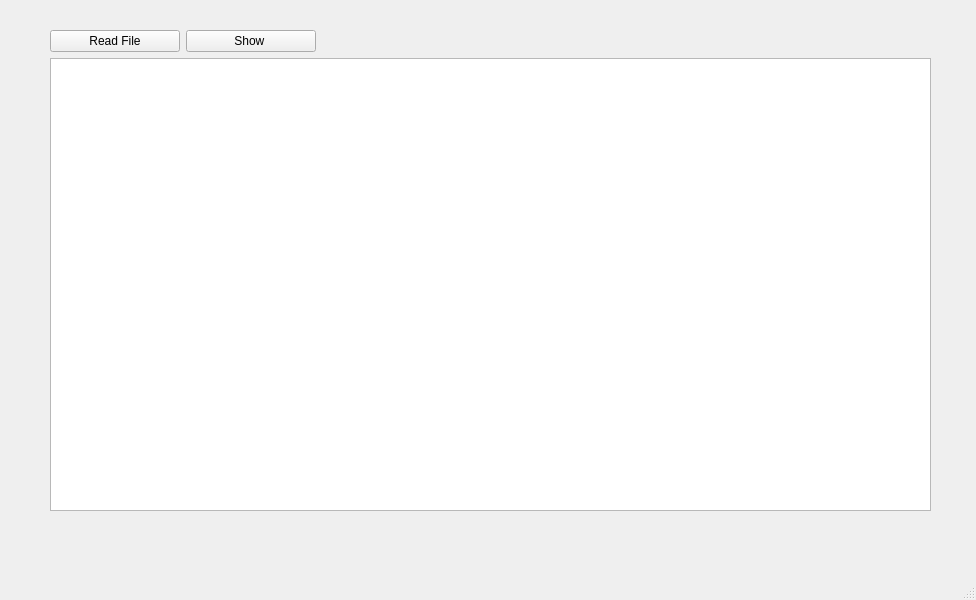
<?xml version="1.0" encoding="UTF-8"?>
<ui version="4.0">
 <class>Menu</class>
 <widget class="QMainWindow" name="Menu">
  <property name="geometry">
   <rect>
    <x>0</x>
    <y>0</y>
    <width>976</width>
    <height>600</height>
   </rect>
  </property>
  <property name="windowTitle">
   <string>Menu</string>
  </property>
  <widget class="QWidget" name="centralwidget">
   <widget class="QWidget" name="layoutWidget">
    <property name="geometry">
     <rect>
      <x>50</x>
      <y>30</y>
      <width>881</width>
      <height>481</height>
     </rect>
    </property>
    <layout class="QVBoxLayout" name="verticalLayout_2">
     <item>
      <layout class="QHBoxLayout" name="horizontalLayout_2">
       <item>
        <widget class="QPushButton" name="readFile">
         <property name="minimumSize">
          <size>
           <width>130</width>
           <height>0</height>
          </size>
         </property>
         <property name="text">
          <string>Read File</string>
         </property>
         <property name="icon">
          <iconset theme="folder-open"/>
         </property>
         <property name="shortcut">
          <string>Ctrl+I</string>
         </property>
        </widget>
       </item>
       <item>
        <widget class="QPushButton" name="showBookings">
         <property name="minimumSize">
          <size>
           <width>130</width>
           <height>0</height>
          </size>
         </property>
         <property name="text">
          <string>Show </string>
         </property>
         <property name="flat">
          <bool>false</bool>
         </property>
        </widget>
       </item>
       <item>
        <spacer name="horizontalSpacer_2">
         <property name="orientation">
          <enum>Qt::Horizontal</enum>
         </property>
         <property name="sizeHint" stdset="0">
          <size>
           <width>278</width>
           <height>20</height>
          </size>
         </property>
        </spacer>
       </item>
      </layout>
     </item>
     <item>
      <widget class="QListWidget" name="bookingOutput"/>
     </item>
    </layout>
   </widget>
  </widget>
  <widget class="QStatusBar" name="statusbar"/>
 </widget>
 <resources/>
 <connections/>
</ui>
